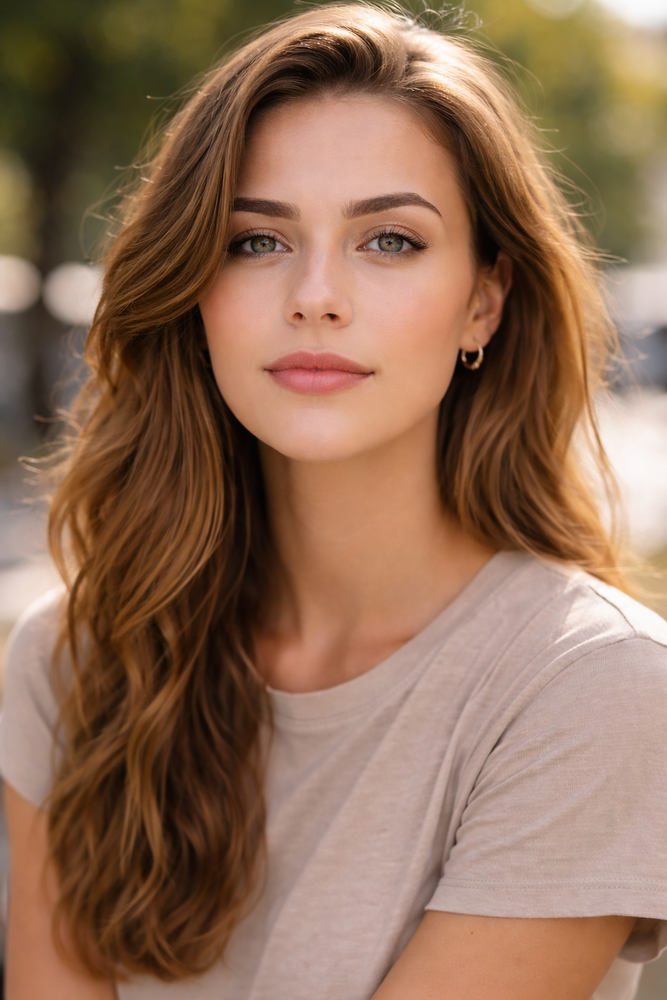
#> input picture data_face/image.png, 667 x 1000 px, shrunk from 1024 x 1536 before the run
$ jupyter execute Camara2_Rostro_OpenCV.ipynb   (text cells are left out)
#> lines starting #> are read from the running program, lines starting #| are printed output that depends on the picture; after the words box and inside, x2 and y2 are one past the last pixel; in counts of white or black regions, pixels touching at a corner belong together
[cell 1]
#Importamos librerías
import cv2
import numpy as np
import matplotlib.pyplot as plt
import glob, os, time

DATA_DIR = "data_face"  #carpeta de imágenes para pruebas

[cell 2]
#Funcion para mostrar imágenes (BGR -> RGB)
def show(img, title="", cmap=None, figsize=(6,4)):
    plt.figure(figsize=figsize)
    if img.ndim == 2:
        plt.imshow(img, cmap=cmap)
    else:
        plt.imshow(cv2.cvtColor(img, cv2.COLOR_BGR2RGB))
    plt.title(title)
    plt.axis('off')
    plt.show()

[cell 3]
#Cargamos imagenes de prueba
paths = sorted(glob.glob(DATA_DIR + "/*"))
print("Imágenes:", len(paths))

idx = 0  #numero de imagen
img = cv2.imread(paths[idx]) if len(paths) > 0 else None
#> img is the input picture: shape (1000, 667, 3); mean B, G, R 87.5, 110.2, 144

if img is None:
    print("No se pudo leer la imagen. Revisa DATA_DIR o idx.")
else:
    show(img, "Original")

[cell 4]
#Inicializamos detector de rostro (Haar Cascade)
#Nota: este modelo viene con OpenCV. No requiere descargas extra.
face_cascade = cv2.CascadeClassifier(
    cv2.data.haarcascades + "haarcascade_frontalface_default.xml"
)

if face_cascade.empty():
    raise RuntimeError("No se pudo cargar haarcascade_frontalface_default.xml")

[cell 5]
#Algoritmo 2 (Cámara 2): detección de rostro
def detect_face_haar(frame_bgr):
    gray = cv2.cvtColor(frame_bgr, cv2.COLOR_BGR2GRAY)
    #Mejora leve para iluminación
    gray = cv2.equalizeHist(gray)

    faces = face_cascade.detectMultiScale(
        gray,
        scaleFactor=1.1,
        minNeighbors=6,
        minSize=(80, 80)
    )

    out = frame_bgr.copy()
    boxes = []
    for (x, y, w, h) in faces:
        boxes.append((x, y, x+w, y+h))
        cv2.rectangle(out, (x, y), (x+w, y+h), (0, 255, 0), 2)
        cv2.putText(out, "Face", (x, max(0, y-10)),
                    cv2.FONT_HERSHEY_SIMPLEX, 0.7, (0,255,0), 2)
    return out, boxes

[cell 6]
#ROI de boca aproximado
def mouth_roi_from_face_bbox(face_bbox):
    x1, y1, x2, y2 = face_bbox
    w = x2 - x1
    h = y2 - y1
    #Boca suele estar en el tercio inferior del rostro
    mx1 = x1 + int(0.20 * w)
    mx2 = x1 + int(0.80 * w)
    my1 = y1 + int(0.62 * h)
    my2 = y1 + int(0.92 * h)
    return (mx1, my1, mx2, my2)

def draw_mouth_roi(frame_bgr, boxes):
    out = frame_bgr.copy()
    mouth_center = None
    if not boxes:
        return out, mouth_center
    #Usamos el rostro más grande
    boxes = sorted(boxes, key=lambda b: (b[2]-b[0])*(b[3]-b[1]), reverse=True)
    face = boxes[0]
    mx1, my1, mx2, my2 = mouth_roi_from_face_bbox(face)
    cv2.rectangle(out, (mx1, my1), (mx2, my2), (0, 0, 255), 2)
    cv2.putText(out, "Mouth ROI", (mx1, max(0, my1-10)),
                cv2.FONT_HERSHEY_SIMPLEX, 0.6, (0,0,255), 2)
    mouth_center = (int((mx1+mx2)/2), int((my1+my2)/2))
    cv2.circle(out, mouth_center, 5, (255, 0, 0), -1)
    return out, mouth_center

[cell 7]
#Probamos con una imagen
if img is not None:
    out, boxes = detect_face_haar(img)
#> in detect_face_haar, `gray = cv2.equalizeHist(gray)`:
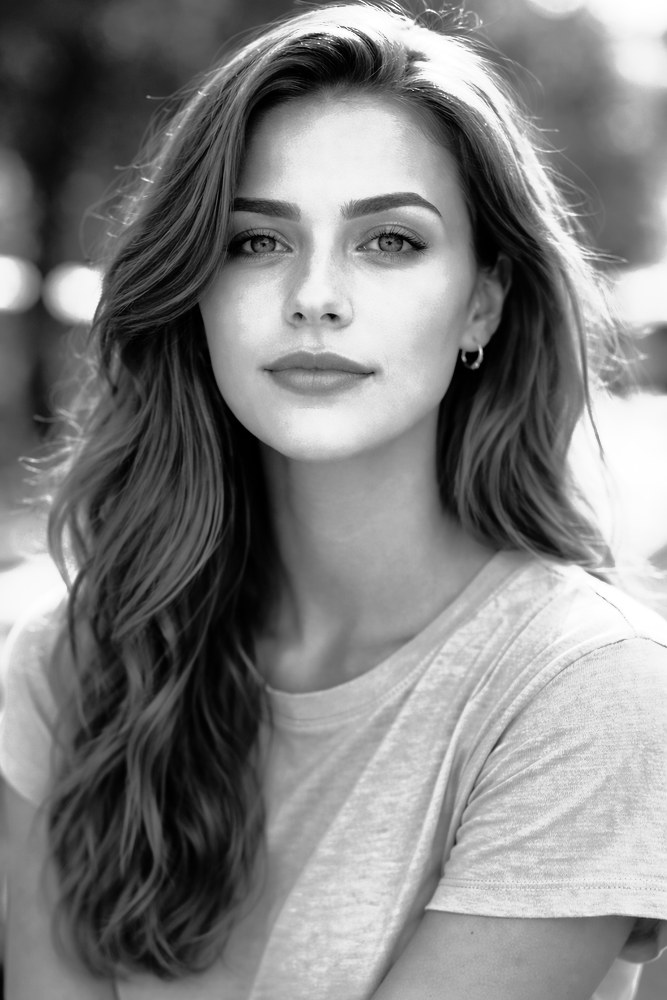
#> gray: shape (1000, 667); min 0, max 255, mean 128.2
#> in detect_face_haar, `faces = face_cascade.detectMultiScale( gray, scaleFactor=1.1, minNeigh..`: faces = [[161, 115, 333, 333]]
#> the loop in detect_face_haar, `for (x, y, w, h) in faces:` made 1 pass
#> after the loop in detect_face_haar, `for (x, y, w, h) in faces:`:
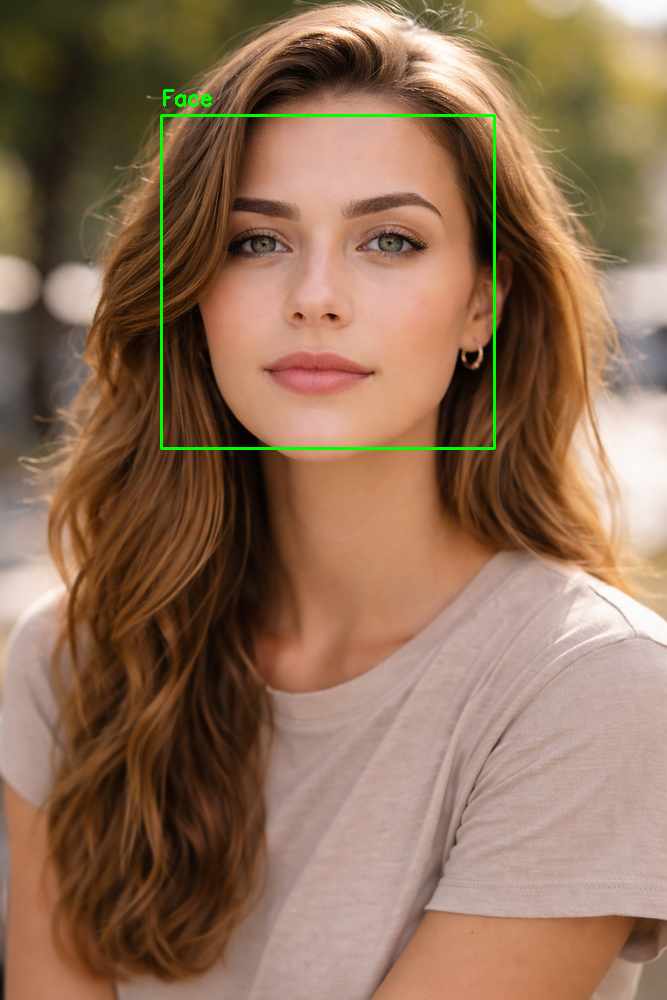
#> out: shape (1000, 667, 3); 0.65% of pixels changed, all inside (x1, y1, x2, y2) = (160, 89, 496, 450)
#> after the loop in detect_face_haar, `for (x, y, w, h) in faces:`: boxes = [(161, 115, 494, 448)]
#> boxes = [(161, 115, 494, 448)]
    out2, mouth_center = draw_mouth_roi(out, boxes)
#> in draw_mouth_roi, `face = boxes[0]`: face = (161, 115, 494, 448)
#> in mouth_roi_from_face_bbox, `x1, y1, x2, y2 = face_bbox`: x1 = 161; y1 = 115; x2 = 494; y2 = 448
#> in mouth_roi_from_face_bbox, `w = x2 - x1`: w = 333
#> in mouth_roi_from_face_bbox, `mx1 = x1 + int(0.20 * w)`: mx1 = 227
#> in mouth_roi_from_face_bbox, `mx2 = x1 + int(0.80 * w)`: mx2 = 427
#> in mouth_roi_from_face_bbox, `my1 = y1 + int(0.62 * h)`: my1 = 321
#> in mouth_roi_from_face_bbox, `my2 = y1 + int(0.92 * h)`: my2 = 421
#> in draw_mouth_roi, `mx1, my1, mx2, my2 = mouth_roi_from_face_bbox(face)`: mx1 = 227; my1 = 321; mx2 = 427; my2 = 421
#> in draw_mouth_roi, `cv2.putText(out, "Mouth ROI", (mx1, max(0, my1-10)), cv2.FONT_HERSHEY_..`:
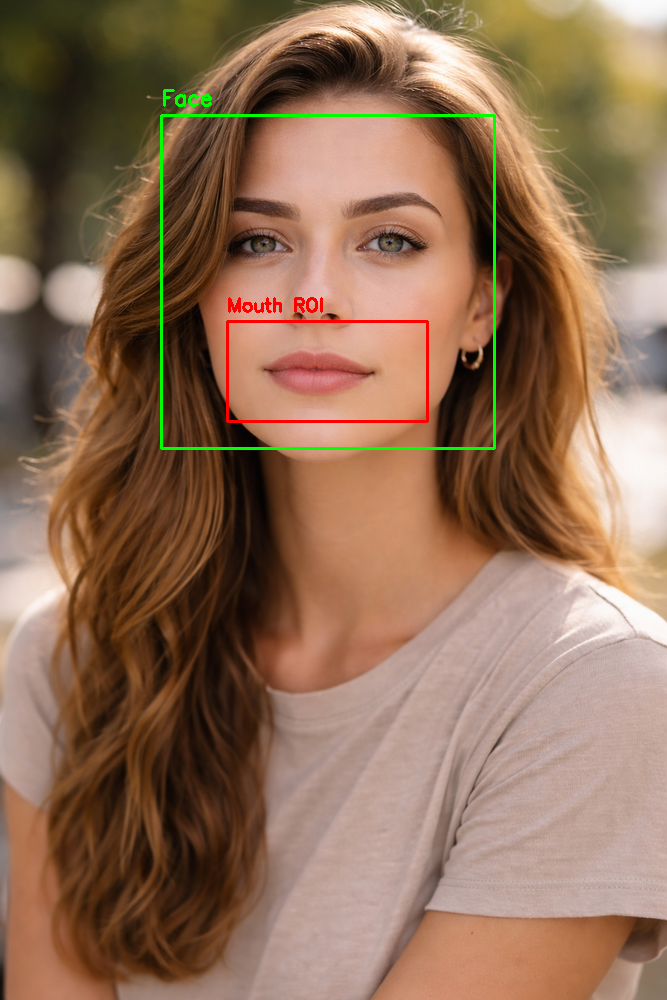
#> out: shape (1000, 667, 3); mean B, G, R 86.7, 110.9, 143.4
#> in draw_mouth_roi, `mouth_center = (int((mx1+mx2)/2), int((my1+my2)/2))`: mouth_center = (327, 371)
#> in draw_mouth_roi, `cv2.circle(out, mouth_center, 5, (255, 0, 0), -1)`: out: shape (1000, 667, 3); 0.01% of pixels changed, all inside (x1, y1, x2, y2) = (322, 366, 333, 377)
#> mouth_center = (327, 371)
    print("Caras detectadas:", len(boxes))
#| Caras detectadas: 1
    print("Mouth center:", mouth_center)
#| Mouth center: (327, 371)
    show(out2, "Cara + ROI")

[cell 8]
#Probamos con camara de la compu
CAM_INDEX = 0
os.makedirs("evidencias_face_haar", exist_ok=True)

cap = cv2.VideoCapture(CAM_INDEX)
if not cap.isOpened():
    raise RuntimeError("No se pudo abrir la cámara. Cambie CAM_INDEX.")

while True:
    ok, frame = cap.read()
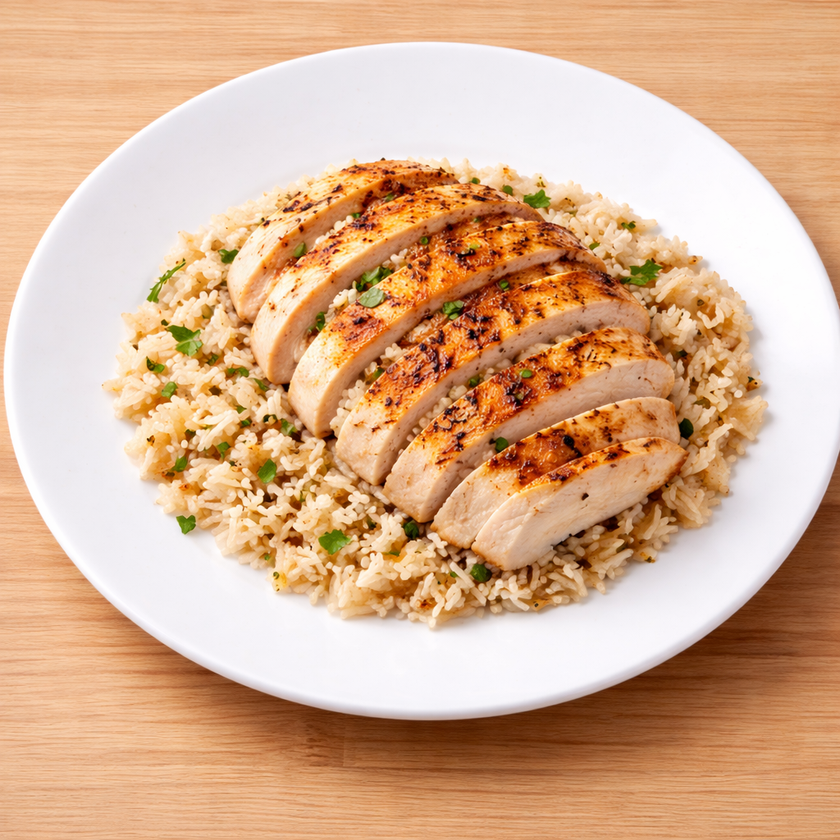
#> input picture data_food/image.png, 840 x 840 px, shrunk from 1024 x 1024 before the run, given in place of the camera
#> frame is the input picture: shape (840, 840, 3); mean B, G, R 144.3, 176.5, 217.1
    if not ok:
        break

    out, boxes = detect_face_haar(frame)
#> in detect_face_haar (call 2), `gray = cv2.cvtColor(frame_bgr, cv2.COLOR_BGR2GRAY)`:
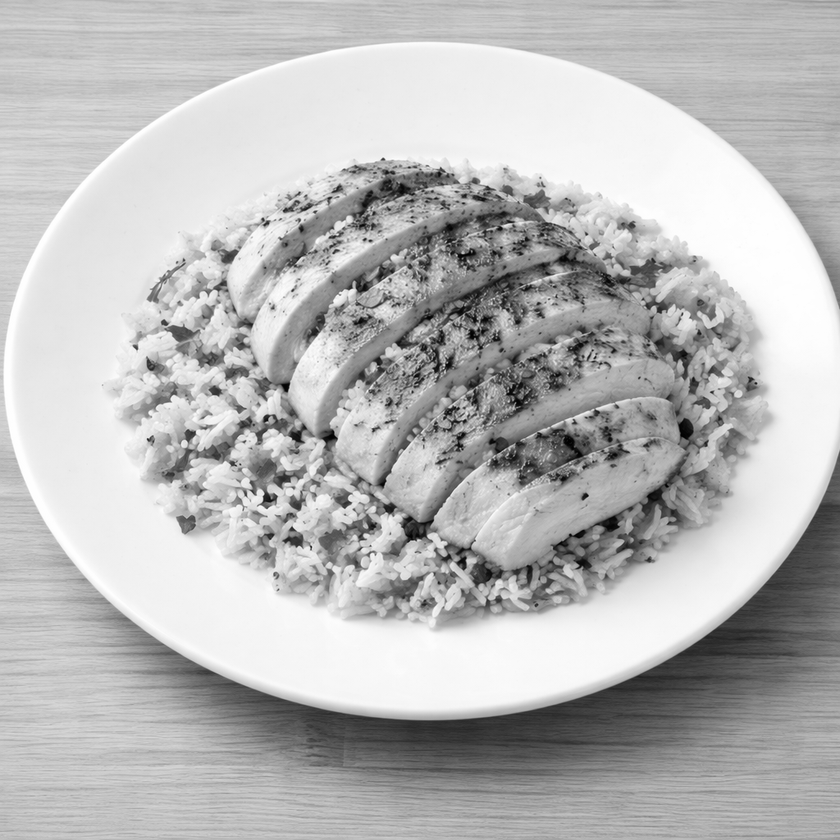
#> gray: shape (840, 840); min 0, max 255, mean 184.9
#> in detect_face_haar (call 2), `gray = cv2.equalizeHist(gray)`:
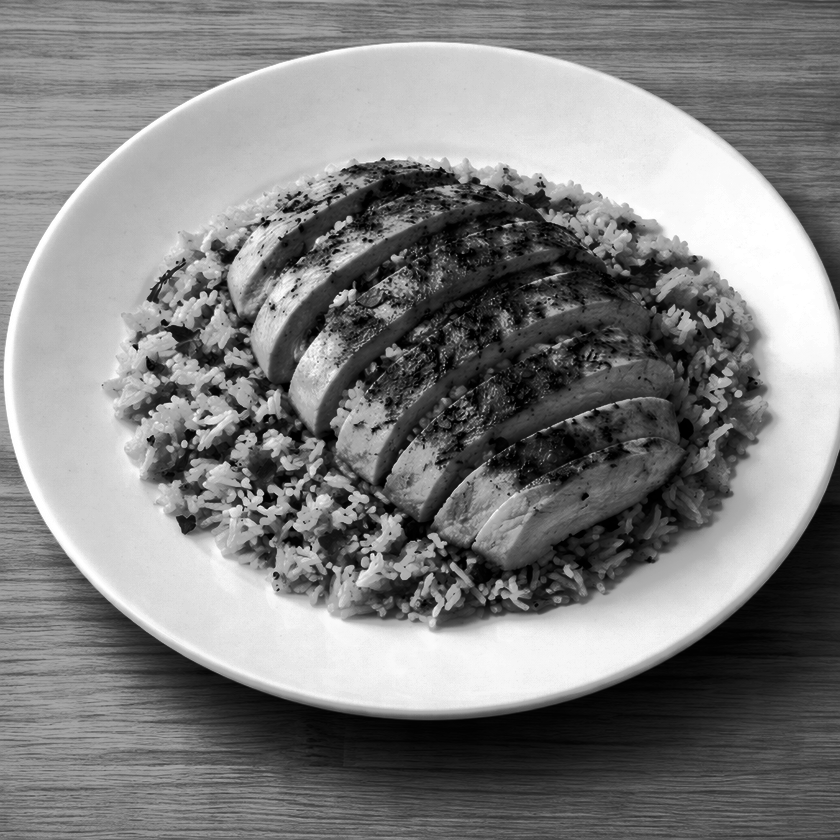
#> gray: shape (840, 840); min 0, max 255, mean 128.4
#> in detect_face_haar (call 2), `faces = face_cascade.detectMultiScale( gray, scaleFactor=1.1, minNeigh..`: faces = ()
#> after the loop in detect_face_haar (call 2), `for (x, y, w, h) in faces:`: boxes = []
#> boxes = []
    out2, mouth_center = draw_mouth_roi(out, boxes)

    cv2.imshow("Camara 2 - Rostro (OpenCV)", out2)

    key = cv2.waitKey(1) & 0xFF
#> (key q is pressed here)
    if key in (27, ord('q')):
        break

cap.release()
cv2.destroyAllWindows()
